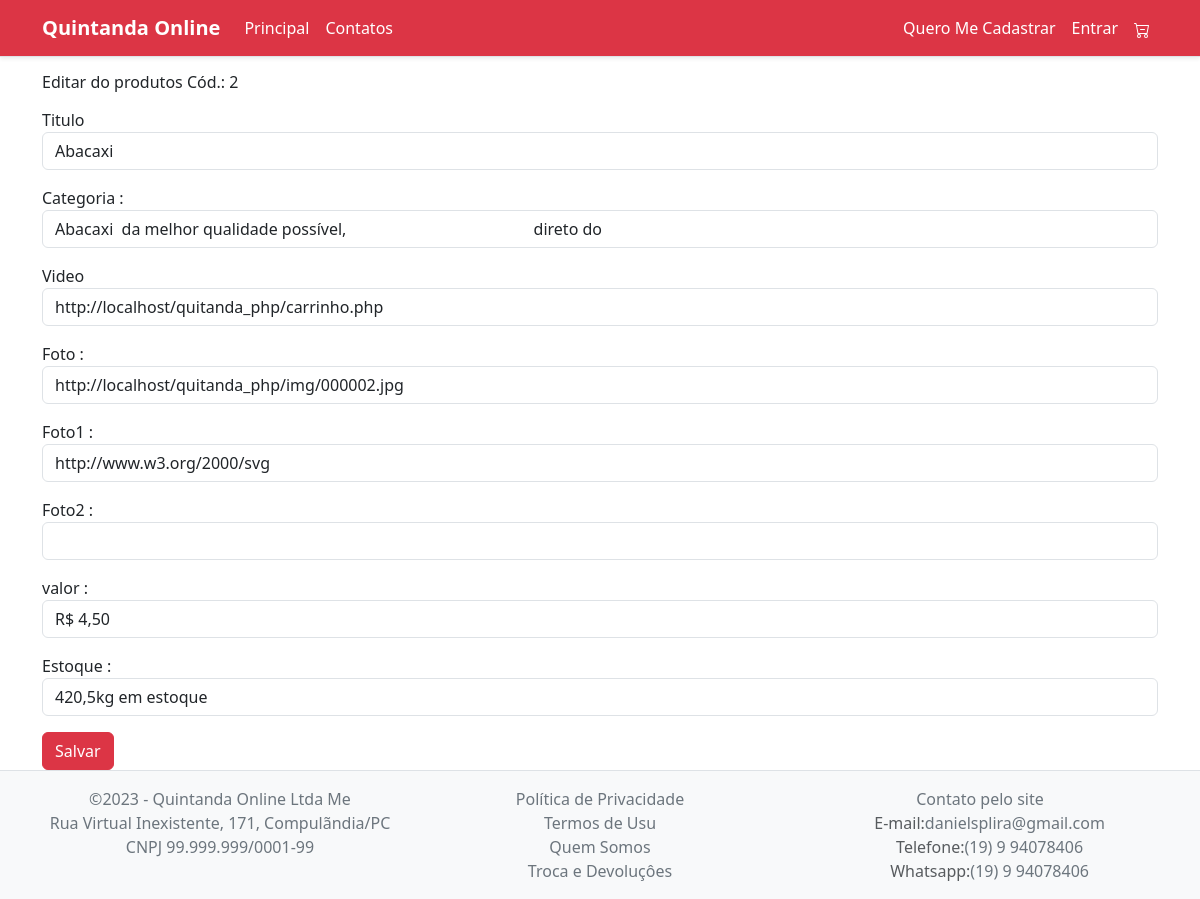
Page /editar-produtos.php?id=2 on the committed database.
### tables this page shows
CREATE TABLE `produtos` (
  `id` int(11) NOT NULL,
  `foto` varchar(100) NOT NULL,
  `foto1` varchar(100) NOT NULL,
  `foto3` varchar(100) NOT NULL,
  `titulo` varchar(100) NOT NULL,
  `categoria` varchar(100) NOT NULL,
  `video` varchar(100) NOT NULL,
  `valor` varchar(100) NOT NULL,
  `estoque` varchar(100) NOT NULL
);

### editar-produtos.php (the view, shortened to what this page needs)
<!doctype html>
<html lang="pt-br">
<head>
    <link href="https://cdn.jsdelivr.net/npm/bootstrap@5.3.0-alpha3/dist/css/bootstrap.min.css" rel="stylesheet">
    <link rel="stylesheet" href="/node_modules/bootstrap/dist/css/bootstrap.css">
</head>
<body style="min-width:372px;">
    <nav class="navbar navbar-expand-lg navbar-dark bg-danger border-bottom shadow-sm mb-3">
        <div class="container">
            <a href="#" class="navbar-brand"><strong>Quintanda Online</strong></a>
            <div class="navbar-collapse collapse">
                <ul class="navbar-nav flex-grow-1">
                    <li class="nav-item">
                        <a href="index.php" class="nav-link text-white">Principal</a>
                    </li>
                    <li class="nav-item">
                        <a href="contato.php" class="nav-link text-white">Contatos</a>
                    </li>
                </ul>
                <div class="align-self-end">
                    <ul class="navbar-nav">
                        <li class="nav-item">
                            <a href="cadastro.php" class="nav-link text-white">Quero Me Cadastrar</a>
                        </li>
                        <li class="nav-item">
                            <a href="login.php" class="nav-link text-white">Entrar</a>
                        </li>
                        <li class="nav-item">
                            <a href="carrinho.php" class="nav-link text-white">
                            </a>
                        </li>
                    </ul>
                </div>
            </div>
        </div>
    </nav>
    <?php
    $id = $_GET['id'];
    $titulo = $categoria = $video = $foto = $foto1 = $foto2 =  $valor =  "";
    include "conexao.php";
    $sql_buscar = "select * from produtos  where id = $id";
    $todos_os_produtos = mysqli_query($conexao, $sql_buscar);
    while ($um_produtos = mysqli_fetch_assoc($todos_os_produtos)) :
        $titulo = $um_produtos["titulo"];
        $categoria = $um_produtos["categoria"];
        $video = $um_produtos["video"];
        $foto = $um_produtos["foto"];
        $foto1 = $um_produtos["foto1"];
        $foto2 = $um_produtos["foto2"];
        $valor = $um_produtos["valor"];
        $estoque=  $um_produtos["estoque"];
    endwhile;
    ?>
    <div class="container mt-3">
        <div class="col-12">
            <h6>
                Editar do produtos Cód.: <?php echo $id; ?>
            </h6>
        </div>
        <div class="col-12">
            <form action="salvar-produtos-editado.php?id=<?php echo $id; ?>" method="post">
                <div class="form-group mt-3">
                    <label for="exampleInputEmail1">Titulo</label><input name="titulo" value="<?php echo $titulo; ?>" class="form-control">
                </div>
                <div class="form-group mt-3">
                    <label for="exampleInputEmail1">Categoria</label> :<input name="categoria" value="<?php echo $categoria; ?>" class="form-control">
                </div>
                <div class="form-group mt-3">
                    <label for="exampleInputEmail1">Video</label><input name="video" value="<?php echo $video; ?>" class="form-control">
                </div>
                <div class="form-group mt-3">
                    Foto :<input name="foto" value="<?php echo $foto; ?>" class="form-control">
                </div>
                <div class="form-group mt-3">
                    Foto1 :<input name="foto1" value="<?php echo $foto1; ?>" class="form-control">
                </div>
                <div class="form-group mt-3">
                    Foto2 :<input name="foto2" value="<?php echo $foto2; ?>" class="form-control">
                </div>
                <div class="form-group mt-3">
                    valor :<input name=" valor" value="<?php echo $valor; ?>" class="form-control">
                </div>
                <div class="form-group mt-3">
                    Estoque :<input name=" valor" value="<?php echo $estoque; ?>" class="form-control">
                </div>
                <div class="form-group mt-3">
                    <button type="submit"  class="btn btn-danger">Salvar</button>
                </div>
            </form>
        </div>
    </div>
    <div style="height: 129px;" class="d-none d-lg-block"></div>
    <footer class="border-top fixed-bottom text-muted bg-light">
        <div class="container">
            <div class="row py-3">
                <div class="col-12 col-md-4 text-center text-md-left text-secondary">
                    &copy;2023 - Quintanda Online Ltda Me<br>
                    Rua Virtual Inexistente, 171, Compulãndia/PC<br>
                    CNPJ 99.999.999/0001-99
                </div>
                <div class="col-12 col-md text-center">
                    <a href="privacidade.php" class="text-decoration-none text-secondary">Política de
                        Privacidade</a><br>
                    <a href="termos.php" class="text-decoration-none text-secondary">Termos de Usu</a><br>
                    <a href="quensomos.php" class="text-decoration-none text-secondary">Quem Somos</a><br>
                    <a href="troca.php" class="text-decoration-none text-secondary">Troca e Devoluçôes</a>
                </div>
                <div class="col-12 col-md-4 text-center text-md-right">
                    <a href="contato" class="text-decoration-none text-secondary ">Contato pelo site</a><br>
                    <svg width="15" height="15" fill="currentColor" class="bi">
                        <use xlink:href="/bi.svg#envelope" class="text-primary">
                    </svg>
                    E-mail:<a href="danielsplira@gmail.com" class="text-decoration-none text-secondary">danielsplira@gmail.com</a><br>
                    <svg width="15" height="15" fill="currentColor" class="bi text-danger">
                        <use xlink:href="/bi.svg#telephone">
                    </svg>
                    Telefone:<a href="contato" class="text-decoration-none text-secondary">(19) 9 94078406</a><br>
                    <svg width="15" height="15" fill="currentColor" class="bi text-success">
                        <use xlink:href="/bi.svg#whatsapp">
                    </svg>
                    Whatsapp:<a href="contato" class="text-decoration-none text-secondary">(19) 9 94078406</a><br>
                </div>
            </div>
        </div>
    </footer>
</body>
</html>

### rows in the picture
produtos: titulo "Abacaxi", categoria "Abacaxi da melhor qualidade possível, direto do", video "http://localhost/quitanda_php/carrinho.php", foto "http://localhost/quitanda_php/img/000002.jpg", foto1 "http://www.w3.org/2000/svg", valor "R$ 4,50", estoque "420,5kg em estoque"

### other values in the picture
$id "2"
